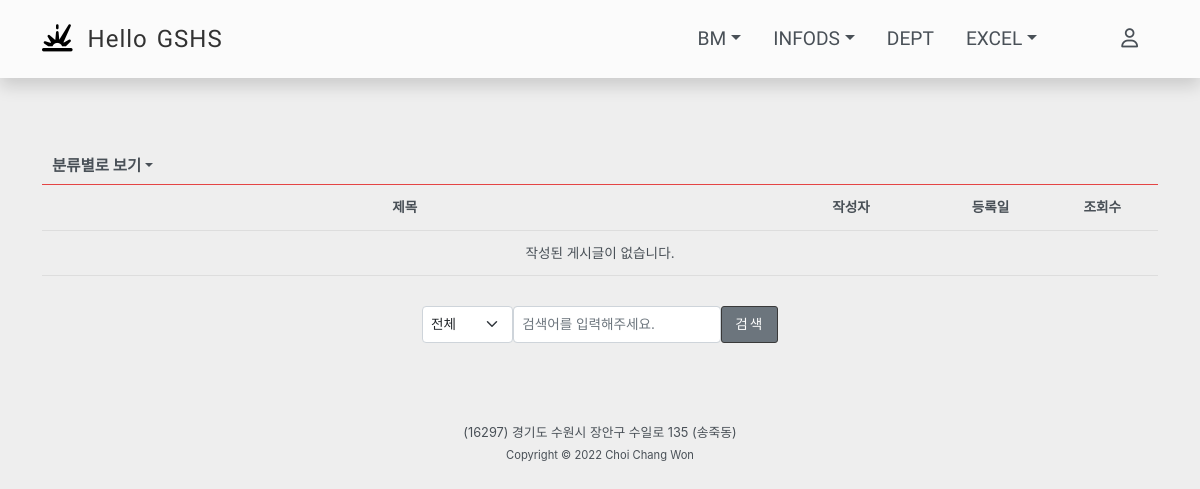
The app's page /freeboard/list/, older data.
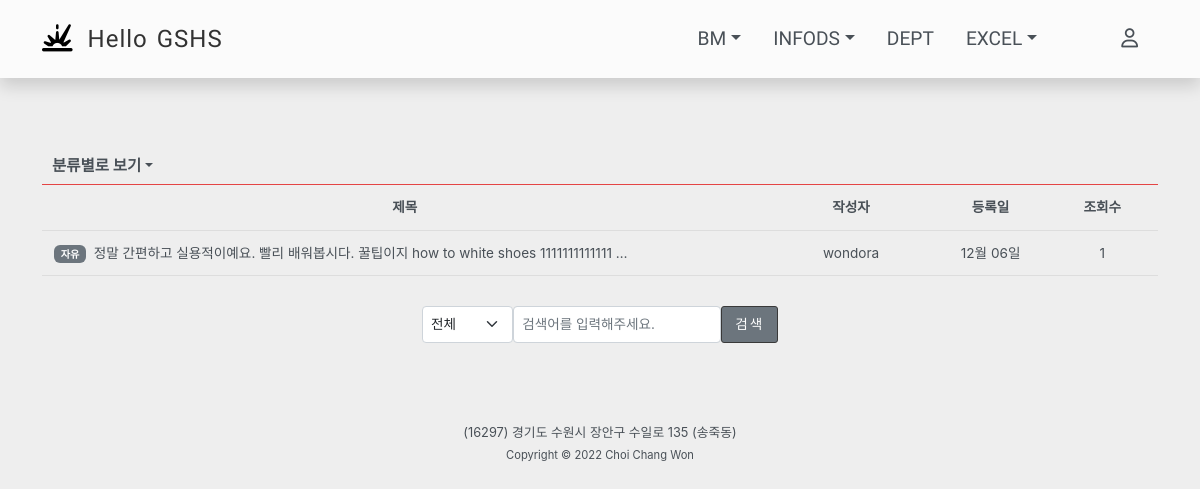
The same page, newer data.
### freeboard/models.py (models this page shows, shortened)
class Freeboard(models.Model):
    writer = models.ForeignKey(settings.AUTH_USER_MODEL, on_delete=models.SET_NULL, null=True, verbose_name='작성자')
    title = models.CharField(max_length=128, verbose_name='제목')
    content = models.TextField(verbose_name='내용')
    category = models.CharField(choices=CATEGORY_CHOICES, max_length=18, verbose_name='분류', default='자유')
    upload_files = models.FileField(upload_to=get_file_path, null=True, blank=True, verbose_name='파일')
    filename = models.CharField(max_length=64, null=True, verbose_name='첨부파일명')
    hits = models.PositiveIntegerField(verbose_name='조회수', default=0)
    comments = models.PositiveIntegerField(verbose_name='댓글수', null=True)
    registered_date = models.DateTimeField(auto_now_add=True, verbose_name='등록시간')
    top_fixed = models.BooleanField(verbose_name='상단고정', default=False)
    class Meta:
        db_table = 'freeboard'
    @property
    def created_string(self):
        time = datetime.now() - self.registered_date
        if time < timedelta(minutes=1):
            return '방금 전'
        elif time < timedelta(hours=1):
            return str(int(time.seconds / 60)) + '분 전'
        elif time < timedelta(days=1):
            return str(int(time.seconds / 3600)) + '시간 전'
        elif time < timedelta(days=7):
            time = datetime.now().date() - self.registered_date.date()
            return str(time.days) + '일 전'
        else:
            return False

### login/models.py (models this page shows, shortened)
class User(AbstractUser):
    objects = UserManager()
    username = models.CharField(max_length=20, null=True, unique=True, blank=True)
    password = models.CharField(max_length=100, null=True, blank=True)
    email = models.CharField(max_length=50, null=True, blank=True)
    is_active = models.BooleanField(default=True)
    name = models.CharField(max_length=50, null=True)
    subject = models.CharField(max_length=50, null=True)
    USERNAME_FIELD = 'username'
    class Meta:
        db_table = "user"

### freeboard/views.py (the view, shortened to what this page needs)
# urls.py: path('list/', views.AllListView.as_view(), name='all_list'),
class AllListView(ListView):
    model = Freeboard
    paginate_by = 10
    template_name = 'freeboard/freeboard_list.html'  #DEFAULT : <app_label>/<model_name>_list.html
    context_object_name = 'freeboard_list'        #DEFAULT : <model_name>_list
    def get_context_data(self, **kwargs):
        context = super().get_context_data(**kwargs)
        search_keyword = self.request.GET.get('q', '')
        search_type = self.request.GET.get('type', '')
        freeboard_fixed = Freeboard.objects.filter(top_fixed=True).order_by('-registered_date')
        context['freeboard_fixed'] = freeboard_fixed
        if len(search_keyword) > 1 :
            context['q'] = search_keyword
        context['type'] = search_type
        paginator = context['paginator']
        page_numbers_range = 5
        max_index = len(paginator.page_range)
        page = self.request.GET.get('page')
        current_page = int(page) if page else 1
        start_index = int((current_page - 1) / page_numbers_range) * page_numbers_range
        end_index = start_index + page_numbers_range
        if end_index >= max_index:
            end_index = max_index
        page_range = paginator.page_range[start_index:end_index]
        context['page_range'] = page_range
        return context
    def get_queryset(self):
        search_keyword = self.request.GET.get('q', '')
        search_type = self.request.GET.get('type', '')
        freeboard_list = Freeboard.objects.order_by('-id')
        return freeboard_list

### freeboard/templates/freeboard/freeboard_list.html (shortened to what this page needs)
{% extends 'base.html' %}
{% block content %}
<div class="row" style="padding: 0px 10px 7px;">
    <div class="col-4 text-lg-start">
        <div class="dropdown" style="padding-top:3px; padding-right:8px;">
            <a class="dropdown-toggle mr-2" role="button" id="dropdownMenuLink" data-toggle="dropdown"
                aria-haspopup="true" aria-expanded="false" style="font-size: 0.97rem; font-weight: bold; color:#495057;">
                분류별로 보기</a>
        </div>
    </div>
</div>
<div>
    <table class="custom-table">
        <thead>
            <tr class="text-center">
                <th class="title">제목</th>
                <th class="writer">작성자</th>
                <th class="regdate">등록일</th>
                <th class="hit">조회수</th>
            </tr>
        </thead>
        <tbody>
            {% if freeboard_list %}
            {% for freeboard in freeboard_list %}
            <tr class="text-center" style="cursor: pointer;" onclick="location.href='/freeboard/{{ freeboard.id }}/'">
                <td class="title" style="text-align: left;">
                {% if freeboard.category == '자유' %}
                <span class="badge badge-secondary">{{ freeboard.category }}</span>&nbsp;
                {% elif freeboard.category == 'GSHS' %}
                <span class="badge badge-dark">{{ freeboard.category }}</span>&nbsp;
                {% elif freeboard.category == 'LINUX' %}
                <span class="badge badge-info">{{ freeboard.category }}</span>&nbsp;
                {% elif freeboard.category == 'WINDOW' %}
                <span class="badge badge-warning">{{ freeboard.category }}</span>&nbsp;
                {% elif freeboard.category == 'CODE' %}
                <span class="badge badge-warning">{{ freeboard.category }}</span>&nbsp;
                {% endif %}
                    {{ freeboard.title|truncatechars:65 }}
                </td>
                <td class="writer">{{ freeboard.writer.username }}</td>
                {% if freeboard.created_string == False %}
                    <td class="regdate">{{ freeboard.registered_date|date:'m월 d일' }}</td>
                    {% else %}
                    <td class="regdate">{{ freeboard.created_string }}</td>
                {% endif %}
                <td class="hit">{{ freeboard.hits }}</td>
            </tr>
            {% endfor %}
            {% else %}
                {% if q %}
                    <tr class="text-center">
                        <td colspan="5">
                            일치하는 검색 결과가 없습니다.
                        </td>
                    </tr>
                {% else %}
                    <tr class="text-center">
                        <td colspan="5">
                            작성된 게시글이 없습니다.
                        </td>
                    </tr>
                {% endif %}
            {% endif %}
        </tbody>
    </table>
</div>
<div class="row">
    <div class="col-6 offset-md-4">
        <form style="display: flex;" action="" method="GET">
            <select style="width: 5.7rem; font-size: 0.85rem;" class="form-select form-select-sm" name="type">
                <option value="all">전체</option>
            </select>
            <input type="text" name="q" value="{{ q }}" class="form-control form-control-sm"
                style="width: 13rem; font-size: 0.85rem;" placeholder="검색어를 입력해주세요.">
            <button style="font-size: 0.85rem;" class="custom-btn custom-btn-secondary" type="submit" id="search_btn">검색</button>
        </form>
    </div>
</div>
{% endblock %}

Row changes from the older to the newer data that the page shows:
added Freeboard: category "자유", title "정말 간편하고 실용적이예요. 빨리 배워봅시다. 꿀팁이지 how to white shoes 1111111111111 …", writer.username "wondora", registered_date "12월 06일", hits "1"
Text that changed along with them:
text no longer shown: "작성된 게시글이 없습니다."
